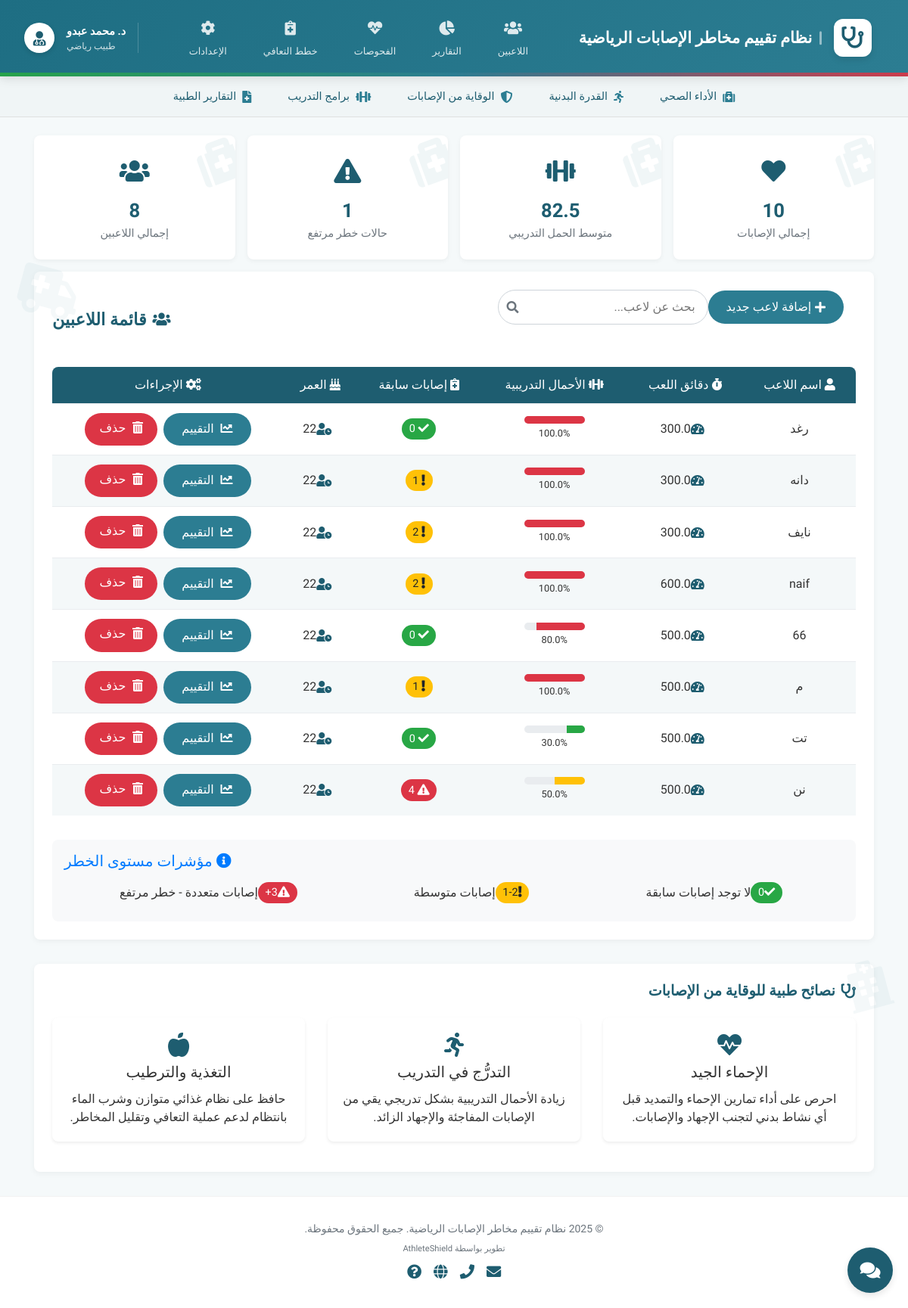
The page / on the database its author committed.
### training_app/models.py (models this page shows, shortened)
class Player(models.Model):
    name = models.CharField(max_length=100)
    minutes_played = models.FloatField(default=0.0)
    training_load = models.FloatField(default=0.0)
    prev_injuries = models.IntegerField(default=0)
    age = models.IntegerField(default=20)

### training_app/views.py (the view)
# urls.py: path('', views.player_list, name='player_list'),
def player_list(request):
    players = Player.objects.all()
    high_risk_count = players.filter(prev_injuries__gt=2).count()
    training_load_avg = players.aggregate(Avg('training_load'))['training_load__avg']
    if training_load_avg:
        training_load_avg = round(training_load_avg, 1)
    else:
        training_load_avg = 0
    total_injuries = players.aggregate(Sum('prev_injuries'))['prev_injuries__sum'] or 0
    context = {
        'players': players,
        'high_risk_count': high_risk_count,
        'training_load_avg': training_load_avg,
        'total_injuries': total_injuries,
        'current_year': datetime.now().year,
    }
    return render(request, 'player_list.html', context)

### training_app/templates/player_list.html (shortened to what this page needs)
{% extends 'base.html' %}
{% load static %}
{% block content %}
<link rel="stylesheet" href="{% static 'css/player_list.css' %}">
<div class="stats-summary">
  <div class="stat-card">
    <div class="stat-icon">
      <i class="fas fa-heart"></i>
    </div>
    <div class="stat-value">{{ total_injuries }}</div>
    <div class="stat-label">إجمالي الإصابات</div>
  </div>
  <div class="stat-card">
    <div class="stat-icon">
      <i class="fas fa-dumbbell"></i>
    </div>
    <div class="stat-value">{{ training_load_avg }}</div>
    <div class="stat-label">متوسط الحمل التدريبي</div>
  </div>
  <div class="stat-card">
    <div class="stat-icon">
      <i class="fas fa-exclamation-triangle"></i>
    </div>
    <div class="stat-value">{{ high_risk_count }}</div>
    <div class="stat-label">حالات خطر مرتفع</div>
  </div>
  <div class="stat-card">
    <div class="stat-icon">
      <i class="fas fa-users"></i>
    </div>
    <div class="stat-value">{{ players|length }}</div>
    <div class="stat-label">إجمالي اللاعبين</div>
  </div>
</div>
<div class="content-container">
  <div class="d-flex justify-content-between flex-wrap align-items-center mb-4">
    <div class="d-flex align-items-center mb-2">
      <a href="{% url 'player_add' %}" class="btn btn-primary-custom add-player-btn mr-3">
        <i class="fas fa-plus btn-icon"></i> إضافة لاعب جديد
      </a>
      <div class="search-container">
        <input type="text" class="search-input" id="playerSearch" placeholder="بحث عن لاعب...">
        <i class="fas fa-search search-icon"></i>
      </div>
    </div>
    <h2 class="page-title mb-0">
      <i class="fas fa-users"></i> قائمة اللاعبين
    </h2>
  </div>
  <div class="table-responsive">
    <table class="custom-table" id="playersTable">
      <thead>
        <tr>
          <th><i class="fas fa-user"></i> اسم اللاعب</th>
          <th><i class="fas fa-stopwatch"></i> دقائق اللعب</th>
          <th><i class="fas fa-dumbbell"></i> الأحمال التدريبية</th>
          <th><i class="fas fa-notes-medical"></i> إصابات سابقة</th>
          <th><i class="fas fa-birthday-cake"></i> العمر</th>
          <th><i class="fas fa-cogs"></i> الإجراءات</th>
        </tr>
      </thead>
      <tbody>
        {% for p in players %}
        <tr>
          <td>{{ p.name }}</td>
          <td>
            <div class="d-flex align-items-center justify-content-center">
              <i class="fas fa-tachometer-alt mr-2" style="color: var(--primary-dark);"></i>
              {{ p.minutes_played }}
            </div>
          </td>
          <td>
            <div class="progress" style="height: 10px; border-radius: 5px; width: 80px; margin: 0 auto;">
              <div class="progress-bar bg-{% if p.training_load <= 30 %}success{% elif p.training_load <= 70 %}warning{% else %}danger{% endif %}" role="progressbar" style="width: {{ p.training_load }}%" aria-valuenow="{{ p.training_load }}" aria-valuemin="0" aria-valuemax="100"></div>
            </div>
            <small>{{ p.training_load }}%</small>
          </td>
          <td>
            {% if p.prev_injuries == 0 %}
            <span class="badge badge-injury badge-injury-0">
              <i class="fas fa-check"></i> {{ p.prev_injuries }}
            </span>
            {% elif p.prev_injuries <= 2 %}
            <span class="badge badge-injury badge-injury-1">
              <i class="fas fa-exclamation"></i> {{ p.prev_injuries }}
            </span>
            {% else %}
            <span class="badge badge-injury badge-injury-3plus">
              <i class="fas fa-exclamation-triangle"></i> {{ p.prev_injuries }}
            </span>
            {% endif %}
          </td>
          <td>
            <div class="d-flex align-items-center justify-content-center">
              <i class="fas fa-user-clock mr-2" style="color: var(--primary-dark);"></i>
              {{ p.age }}
            </div>
          </td>
          <td>
            <div class="action-btn-group">
              <a href="{% url 'player_detail' p.pk %}" class="btn btn-primary-custom" data-toggle="tooltip" title="عرض التقييم">
                <i class="fas fa-chart-line btn-icon"></i> التقييم
              </a>
              <a href="{% url 'player_delete' p.pk %}" class="btn btn-danger-custom" data-toggle="tooltip" title="حذف اللاعب">
                <i class="fas fa-trash-alt btn-icon"></i> حذف
              </a>
            </div>
          </td>
        </tr>
        {% endfor %}
      </tbody>
    </table>
  </div>
  <div class="risk-legend">
    <h5 class="mb-3 text-primary">
      <i class="fas fa-info-circle mr-2"></i> مؤشرات مستوى الخطر
    </h5>
    <div class="d-flex flex-wrap justify-content-around">
      <div class="d-flex align-items-center mb-2">
        <span class="badge badge-injury badge-injury-0 mr-2">
          <i class="fas fa-check"></i>0
        </span>
        <span>لا توجد إصابات سابقة</span>
      </div>
      <div class="d-flex align-items-center mb-2">
        <span class="badge badge-injury badge-injury-1 mr-2">
          <i class="fas fa-exclamation"></i>1-2
        </span>
        <span>إصابات متوسطة</span>
      </div>
      <div class="d-flex align-items-center mb-2">
        <span class="badge badge-injury badge-injury-3plus mr-2">
          <i class="fas fa-exclamation-triangle"></i>3+
        </span>
        <span>إصابات متعددة - خطر مرتفع</span>
      </div>
    </div>
  </div>
</div>
<div class="tips-container">
  <h4 class="tips-title">
    <i class="fas fa-stethoscope"></i> نصائح طبية للوقاية من الإصابات
  </h4>
  <div class="row">
    <div class="col-md-4 mb-3">
      <div class="card border-0 shadow-sm">
        <div class="card-body text-center">
          <i class="fas fa-heartbeat"></i>
          <h5 class="card-title">الإحماء الجيد</h5>
          <p class="card-text">
            احرص على أداء تمارين الإحماء والتمديد قبل أي نشاط بدني لتجنب الإجهاد والإصابات.
          </p>
        </div>
      </div>
    </div>
    <div class="col-md-4 mb-3">
      <div class="card border-0 shadow-sm">
        <div class="card-body text-center">
          <i class="fas fa-running"></i>
          <h5 class="card-title">التدرُّج في التدريب</h5>
          <p class="card-text">
            زيادة الأحمال التدريبية بشكل تدريجي يقي من الإصابات المفاجئة والإجهاد الزائد.
          </p>
        </div>
      </div>
    </div>
    <div class="col-md-4 mb-3">
      <div class="card border-0 shadow-sm">
        <div class="card-body text-center">
          <i class="fas fa-apple-alt"></i>
          <h5 class="card-title">التغذية والترطيب</h5>
          <p class="card-text">
            حافظ على نظام غذائي متوازن وشرب الماء بانتظام لدعم عملية التعافي وتقليل المخاطر.
          </p>
        </div>
      </div>
    </div>
  </div>
</div>
{% endblock content %}

### training_app/templates/base.html (shortened to what this page needs)
<!DOCTYPE html>
<html lang="ar" dir="rtl">
<head>
  <link rel="stylesheet" href="https://cdn.jsdelivr.net/npm/bootstrap@4.6.0/dist/css/bootstrap.min.css">
  <link rel="stylesheet" href="https://cdnjs.cloudflare.com/ajax/libs/font-awesome/5.15.3/css/all.min.css">
</head>
<body>
  <nav class="medical-navbar">
    <div class="navbar-container">
      <div class="navbar-brand">
        <div class="logo-wrapper">
          <i class="fas fa-stethoscope brand-icon"></i>
        </div>
        <h1 class="brand-title">نظام تقييم مخاطر الإصابات الرياضية</h1>
      </div>
      <div class="navbar-menu">
        <div class="menu-item">
          <a href="{% url 'player_list' %}" data-toggle="tooltip" data-placement="bottom" title="قائمة اللاعبين">
            <div class="menu-icon-wrapper">
              <i class="fas fa-users"></i>
            </div>
            <span class="menu-title">اللاعبين</span>
          </a>
        </div>
        <div class="menu-item">
          <a href="{% url 'reports' %}" data-toggle="tooltip" data-placement="bottom" title="التقارير الطبية">
            <div class="menu-icon-wrapper">
              <i class="fas fa-chart-pie"></i>
            </div>
            <span class="menu-title">التقارير</span>
          </a>
        </div>
        <div class="menu-item">
          <a href="{% url 'tests' %}" data-toggle="tooltip" data-placement="bottom" title="الفحوصات الطبية">
            <div class="menu-icon-wrapper">
              <i class="fas fa-heartbeat"></i>
            </div>
            <span class="menu-title">الفحوصات</span>
          </a>
        </div>
        <div class="menu-item">
          <a href="{% url 'recovery_plans' %}" data-toggle="tooltip" data-placement="bottom" title="خطط التعافي">
            <div class="menu-icon-wrapper">
              <i class="fas fa-notes-medical"></i>
            </div>
            <span class="menu-title">خطط التعافي</span>
          </a>
        </div>
        <div class="menu-item">
          <a href="#" data-toggle="tooltip" data-placement="bottom" title="إعدادات النظام">
            <div class="menu-icon-wrapper">
              <i class="fas fa-cog"></i>
            </div>
            <span class="menu-title">الإعدادات</span>
          </a>
        </div>
      </div>
      <div class="navbar-user">
        <div class="user-info">
          <div class="user-name">د. محمد عبدو</div>
          <div class="user-role">طبيب رياضي</div>
        </div>
        <div class="user-avatar">
          <i class="fas fa-user-md"></i>
        </div>
      </div>
    </div>
  </nav>
  <div class="quick-actions-bar">
    <div class="container">
      <div class="quick-actions-wrapper">
        <div class="quick-action">
          <a href="#" class="quick-action-link">
            <i class="fas fa-medkit icon-wrapper"></i>
            <span>الأداء الصحي</span>
          </a>
        </div>
        <div class="quick-action">
          <a href="#" class="quick-action-link">
            <i class="fas fa-running icon-wrapper"></i>
            <span>القدرة البدنية</span>
          </a>
        </div>
        <div class="quick-action">
          <a href="#" class="quick-action-link">
            <i class="fas fa-shield-alt icon-wrapper"></i>
            <span>الوقاية من الإصابات</span>
          </a>
        </div>
        <div class="quick-action">
          <a href="#" class="quick-action-link">
            <i class="fas fa-dumbbell icon-wrapper"></i>
            <span>برامج التدريب</span>
          </a>
        </div>
        <div class="quick-action">
          <a href="{% url 'reports' %}" class="quick-action-link">
            <i class="fas fa-file-medical icon-wrapper"></i>
            <span>التقارير الطبية</span>
          </a>
        </div>
      </div>
    </div>
  </div>
  <div class="container mt-4">
    {% block content %}
    {% endblock content %}
  </div>
  <footer class="site-footer">
    <div class="container">
      <p class="mb-1">© 2025 نظام تقييم مخاطر الإصابات الرياضية. جميع الحقوق محفوظة.</p>
      <p class="mb-2"><small>تطوير بواسطة AthleteShield</small></p>
      <div class="footer-icons">
        <a href="#" class="footer-icon"><i class="fas fa-envelope"></i></a>
        <a href="#" class="footer-icon"><i class="fas fa-phone"></i></a>
        <a href="#" class="footer-icon"><i class="fas fa-globe"></i></a>
        <a href="#" class="footer-icon"><i class="fas fa-question-circle"></i></a>
      </div>
    </div>
  </footer>
  <div id="chatbot-bubble" onclick="toggleChat()">
    <i class="fas fa-comments"></i>
  </div>
</body>
</html>

### training_app/templates/base.html (style rules this page uses)
:root { --primary: #2c7d92; --primary-light: #3a9db5; --primary-dark: #1e5d70; --accent: #2c7d92; --light-bg: #f5f9fa; --danger: #dc3545; --success: #28a745; --warning: #ffc107; }
* { font-family: "Tajawal", sans-serif; }
body { background-color: var(--light-bg); color: #333; min-height: 100vh; display: flex; flex-direction: column; margin: 0; }
.medical-navbar { background: linear-gradient(135deg, #1e6e83 0%, #2c7d92 100%); padding: 0.5rem 0; color: white; box-shadow: 0 4px 12px rgba(0, 0, 0, 0.1); position: relative; z-index: 1000; }
.navbar-container { display: flex; align-items: center; justify-content: space-between; max-width: 1400px; margin: 0 auto; padding: 0.5rem 2rem; }
.navbar-brand { display: flex; align-items: center; gap: 1rem; }
.logo-wrapper { width: 50px; height: 50px; border-radius: 12px; background-color: white; color: var(--primary-dark); display: flex; align-items: center; justify-content: center; box-shadow: 0 4px 8px rgba(0, 0, 0, 0.1); }
.brand-icon { font-size: 1.8rem; color: var(--primary-dark); }
.brand-title { font-size: 1.3rem; font-weight: 700; margin: 0; position: relative; padding-right: 0.8rem; }
.brand-title::before { content: ''; position: absolute; right: 0; top: 50%; transform: translateY(-50%); height: 70%; width: 3px; background-color: rgba(255, 255, 255, 0.5); border-radius: 3px; }
.navbar-menu { display: flex; gap: 1rem; }
.menu-item a { display: flex; flex-direction: column; align-items: center; text-decoration: none; color: rgba(255, 255, 255, 0.85); transition: all 0.3s; padding: 0.5rem 1rem; border-radius: 8px; }
.menu-icon-wrapper { font-size: 1.2rem; margin-bottom: 0.3rem; }
.menu-title { font-size: 0.8rem; font-weight: 500; }
.navbar-user { display: flex; align-items: center; gap: 1rem; border-right: 1px solid rgba(255, 255, 255, 0.2); padding-right: 1rem; }
.user-info { text-align: left; }
.user-name { font-weight: 700; font-size: 0.9rem; }
.user-role { font-size: 0.75rem; opacity: 0.8; }
.user-avatar { width: 40px; height: 40px; border-radius: 50%; background-color: white; display: flex; align-items: center; justify-content: center; color: var(--primary-dark); font-size: 1.2rem; box-shadow: 0 2px 6px rgba(0, 0, 0, 0.15); }
.medical-navbar::before, .medical-navbar::after { content: ''; position: absolute; width: 100%; height: 5px; bottom: 0; left: 0; background: linear-gradient(90deg, var(--success) 0%, var(--primary) 50%, var(--danger) 100%); opacity: 0.7; }
.quick-actions-bar { background-color: #f0f5f6; padding: 0.5rem 0; border-bottom: 1px solid #e0e0e0; }
.quick-actions-wrapper { display: flex; justify-content: center; gap: 1rem; flex-wrap: wrap; }
.quick-action-link { display: flex; align-items: center; color: var(--primary-dark); text-decoration: none; font-size: 0.9rem; font-weight: 500; padding: 0.5rem 1rem; transition: all 0.3s; border-radius: 50px; }
.icon-wrapper { margin-left: 0.5rem; color: var(--primary); font-size: 1rem; }
.content-container { background: white; border-radius: 10px; box-shadow: 0 2px 10px rgba(0,0,0,0.05); padding: 1.5rem; margin-bottom: 2rem; position: relative; }
.site-footer { text-align: center; padding: 1.5rem 0; background-color: #f8f9fa; margin-top: auto; color: #6c757d; font-size: 0.875rem; border-top: 1px solid rgba(0, 0, 0, 0.05); }
.footer-icons { display: flex; justify-content: center; gap: 1rem; margin-top: 0.5rem; }
.footer-icon { font-size: 1.2rem; color: var(--primary-dark); transition: all 0.3s; }
.btn-primary-custom { background-color: var(--primary); color: white; border: none; border-radius: 30px; padding: 0.5rem 1.2rem; transition: all 0.2s; font-weight: 500; }
.btn-icon { margin-left: 0.3rem; }
#chatbot-bubble { position: fixed; bottom: 20px; right: 20px; width: 60px; height: 60px; background-color: var(--primary-dark); border-radius: 50%; box-shadow: 0 4px 8px rgba(0,0,0,0.1); cursor: pointer; z-index: 9999; display: flex; align-items: center; justify-content: center; color: #fff; font-size: 24px; }

### rows shown on the page
Player: name "رغد", minutes_played "300.0", training_load "100.0", prev_injuries "0", age "22"
Player: name "دانه", minutes_played "300.0", training_load "100.0", prev_injuries "1", age "22"
Player: name "نايف", minutes_played "300.0", training_load "100.0", prev_injuries "2", age "22"
Player: name "naif", minutes_played "600.0", training_load "100.0", prev_injuries "2", age "22"
Player: name "66", minutes_played "500.0", training_load "80.0", prev_injuries "0", age "22"
Player: name "م", minutes_played "500.0", training_load "100.0", prev_injuries "1", age "22"
Player: name "تت", minutes_played "500.0", training_load "30.0", prev_injuries "0", age "22"
Player: name "نن", minutes_played "500.0", training_load "50.0", prev_injuries "4", age "22"

### other values the page prints
{{ total_injuries }} "10"
{{ training_load_avg }} "82.5"
{{ high_risk_count }} "1"
{{ players|length }} "8"
